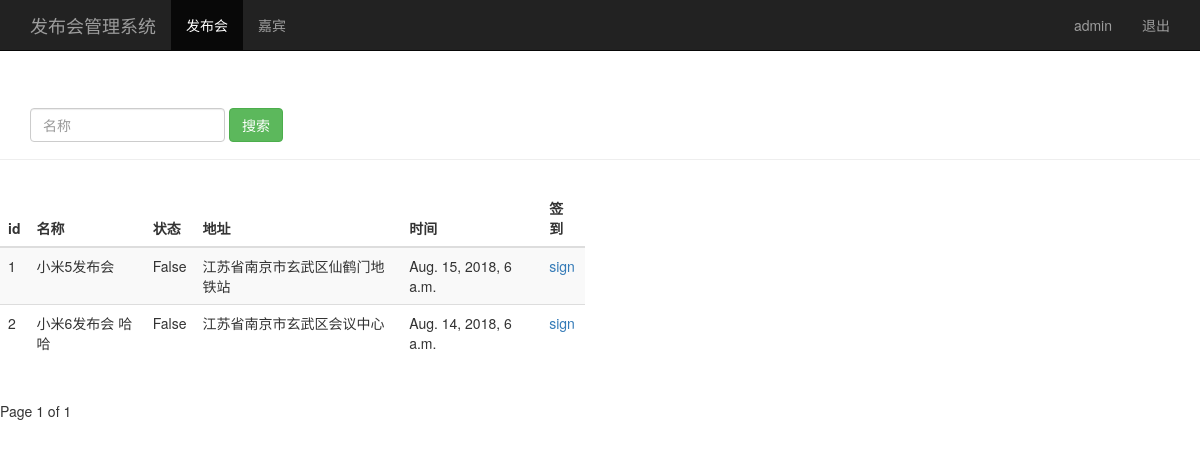
The page /event_manage/ (signed in) on the database its author committed.
### sign/models.py (models this page shows, shortened)
class Event(models.Model):
    name = models.CharField(max_length=100)                 # 发布会标题
    limit = models.IntegerField()                           # 参加人数
    status = models.BooleanField()                          # 状态
    address = models.CharField(max_length=200)              # 地址
    start_time = models.DateTimeField('event time')         # 发布会时间
    create_time = models.DateTimeField(auto_now=True)       # 创建时间（自动获取当前时间）

### sign/views.py (the view)
# urls.py: path('event_manage/', views.event_manage),
@login_required
def event_manage(request):
    event_list = Event.objects.all()
    username = request.session.get('user', '')
    paginator = Paginator(event_list, 5)
    page = request.GET.get('page')
    try:
        contacts = paginator.page(page)             # 获取第page页的数据
    except PageNotAnInteger:                        # 如果没有第page页，则抛出PageNotAnInteger异常
        contacts = paginator.page(1)
    except EmptyPage:  # 如果超出页数范围，则抛出EmptyPage异常
        contacts = paginator.page(paginator.num_pages)
    return render(request, 'event_manage.html', {'user': username, 'events': contacts})

### sign/templates/event_manage.html (shortened to what this page needs)
<!DOCTYPE html>
<html lang="zh-CN">
<head>
    {% load bootstrap3 %}
    {% bootstrap_css %}
</head>
<body role="document">
<nav class="navbar navbar-inverse navbar-fixed-top">
    <div class="container">
        <div class="navbar-header">
            <a class="navbar-brand" href="/event_manage/">发布会管理系统</a>
        </div>
        <div id="navbar" class="collapse navbar-collapse">
            <ul class="nav navbar-nav">
                <li class="active"><a href="#">发布会</a></li>
                <li><a href="/guest_manage/">嘉宾</a></li>
            </ul>
            <ul class="nav navbar-nav navbar-right">
                <li><a href="#">{{user}}</a> </li>
                <li><a href="/logout">退出</a> </li>
            </ul>
        </div>
    </div>
</nav>
<div class="page-header" style="padding-top: 60px;">
    <div id="navbar" class="navbar-collapse collapse">
        <form class="navbar-form" method="get" action="/search_name/">
            <div class="from-group">
                <input name="name" type="text" placeholder="名称" class="form-control">
                <button type="submit" class="btn btn-success">搜索</button>
            </div>
        </form>
    </div>
</div>
<div class="row" style="padding-top: 10px;">
    <div class="col-md-6">
        <table class="table table-striped">
            <thead>
            <tr>
                <th>id</th><th>名称</th><th>状态</th><th>地址</th><th>时间</th><th>签到</th>
            </tr>
            </thead>
            <tbody>
            {% for event in events %}
            <tr>
                <td>{{ event.id }}</td>
                <td>{{ event.name }}</td>
                <td>{{ event.status }}</td>
                <td>{{ event.address }}</td>
                <td>{{ event.start_time }}</td>
                <td>
                    <a href="/sign_index/{{ event.id }}/" target="{{ event.id }}_blank">sign</a>
                </td>
            </tr>
            {% endfor %}
            </tbody>
        </table>
    </div>
</div>
<div class="pagination">
    <span class="step-links">
        <span class="current">
            Page {{ events.number }} of {{ events.paginator.num_pages }}
        </span>
    </span>
</div>
</body>
</html>

### rows shown on the page
Event: id "1", name "小米5发布会", status "False", address "江苏省南京市玄武区仙鹤门地铁站", start_time "Aug. 15, 2018, 6 a.m."
Event: id "2", name "小米6发布会 哈哈", status "False", address "江苏省南京市玄武区会议中心", start_time "Aug. 14, 2018, 6 a.m."

### other values the page prints
{{ user }} "admin"
{{ events.number }} "1"
{{ events.paginator.num_pages }} "1"
